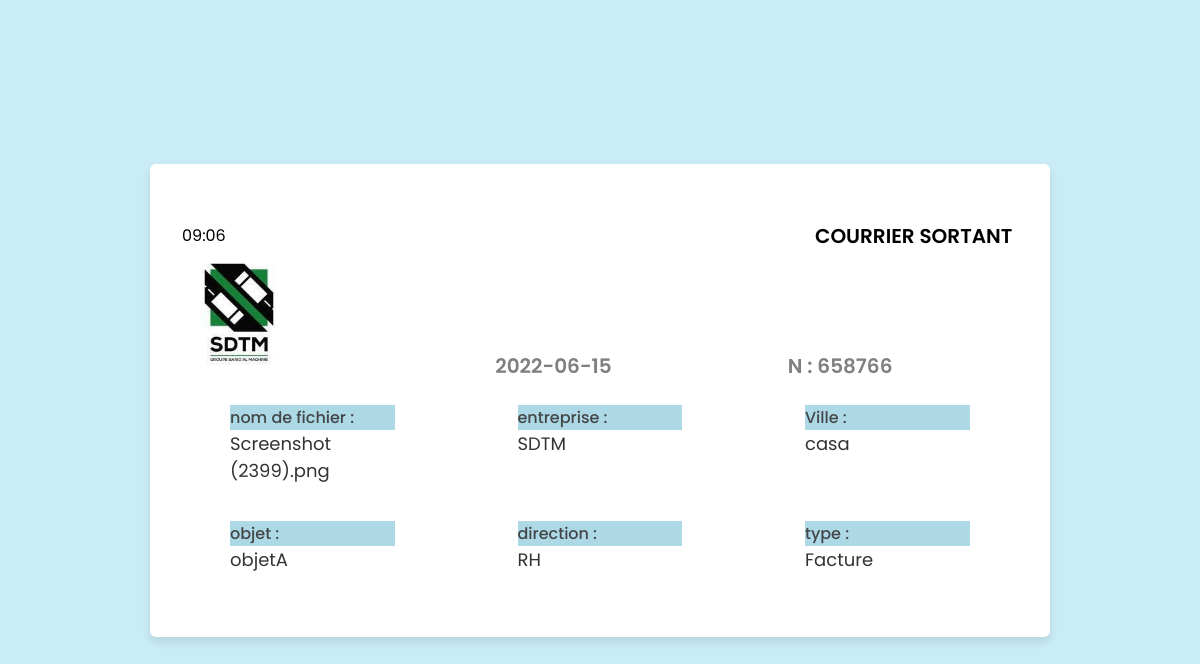
Page /app_web_final/voir2.php?fileid=17 on the committed database.
### tables this page shows
CREATE TABLE `cr_sortant` (
  `id` int(11) NOT NULL,
  `name` varchar(300) NOT NULL,
  `entreprise` varchar(70) NOT NULL,
  `date` datetime NOT NULL,
  `dest_direc` varchar(70) NOT NULL,
  `ville_ent` varchar(255) NOT NULL,
  `objet_ent` varchar(300) NOT NULL,
  `nbr_cour` int(11) NOT NULL,
  `type_ent` varchar(255) NOT NULL,
  `numero` int(20) NOT NULL,
  `comment` text NOT NULL
);

CREATE TABLE `entreprise` (
  `ent_id` int(11) NOT NULL,
  `ent_name` varchar(255) NOT NULL,
  `ent_detail` text NOT NULL,
  `image` varchar(255) NOT NULL
);

### app_web_final/voir2.php (the view, shortened to what this page needs)
<?php
include "config.php";
$id=$_GET['fileid'];
$query=mysqli_query($conn,"select * from  cr_sortant where id =$id")or die(mysqli_error($conn));
						$row=mysqli_fetch_assoc($query);
							$name=$row['name'];
							$entreprise=$row['entreprise'];
							$date=$row['date'];
                            $ville_ent=$row['ville_ent'];
                            $numero=$row['numero'];
                            $objet_ent=$row['objet_ent'];
                            $dest_direc=$row['dest_direc'];
                            $type_ent=$row['type_ent'];
                            $date1 = new DateTime($date);
                            $result1 = $date1->format('Y-m-d');
                            $result2 = $date1->format('H:m');
?>
<!DOCTYPE html>
<html lang="en">
<head>
    <link rel="stylesheet" href="style.css">
    <link rel="stylesheet" href="https://unicons.iconscout.com/release/v4.0.0/css/line.css">
</head>
<body>
    <div class="container">
<table>
    <td><?php
    echo $result2;  ?></td>
    <td>    </td>
    <td class="mm">COURRIER SORTANT</td>
</table>
        <header><?php
         $select = mysqli_query($conn, "SELECT * FROM `entreprise` WHERE ent_name = '$entreprise'") or die('query failed');
      if(mysqli_num_rows($select) > 0){
         $fetch = mysqli_fetch_assoc($select);
      }
      if($fetch['image'] == ''){
        echo '<img width="120px" src="images/logo.png">';
      }else{
         echo '<img width="120px" src="uploaded_img/'.$fetch['image'].'">';
      }
        ?>  &nbsp &nbsp &nbsp &nbsp  &nbsp &nbsp &nbsp &nbsp &nbsp  &nbsp  &nbsp &nbsp &nbsp &nbsp  &nbsp &nbsp  &nbsp &nbsp &nbsp &nbsp
        <?php
        echo   '<span style="color:gray">'."". $result1.'</span>';
        ?>  &nbsp &nbsp  &nbsp &nbsp  &nbsp &nbsp &nbsp &nbsp &nbsp &nbsp  &nbsp &nbsp &nbsp &nbsp   &nbsp &nbsp &nbsp   &nbsp  <?php echo '<span style="color:gray">'.'N : '. $numero.'</span>'; ?></header>
        <form action="#">
            <div class="form first">
                <div class="details personal">
                    <div class="fields">
                        <div class="input-field">
                            <label>nom de fichier :</label>
                            <?php  echo '<span class="st">'. $name.'</span>'; ?>
                        </div>
                        <div class="input-field">
                            <label>entreprise :</label>
                            <?php echo '<span class="st">'. $entreprise .'</span>'; ?>
                        </div>
                        <div class="input-field">
                            <label> Ville :</label>
                            <?php echo '<span class="st">'. $ville_ent .'</span>'; ?>
                        </div>
                        <div class="input-field">
                            <label> objet :</label>
                            <?php echo '<span class="st">'. $objet_ent .'</span>'; ?>
                        </div>
                        <div class="input-field">
                            <label> direction :</label>
                            <?php echo '<span class="st">'.  $dest_direc .'</span>'; ?>
                        </div>
                        <div class="input-field">
                            <label>type :</label>
                             <?php echo '<span class="st">'.   $type_ent .'</span>'; ?>
                        </div>
                    </div>
                </div>
                <br><br><br>
            </div>
        </form>
    </div>
</body>
</html>

### app_web_final/css/style.css (style rules this page uses)
* { margin: 0; padding: 0; box-sizing: border-box; font-family: "Poppins" , sans-serif; }
body { min-height: 100vh; display: flex; align-items: center; justify-content: center; background: #89cffe; padding: 30px; }
.container { position: relative; max-width: 850px; width: 100%; background: #fff; padding: 40px 30px; box-shadow: 0 5px 10px rgba(0,0,0,0.2); perspective: 2700px; }

### app_web_final/voir2.php (style rules this page uses)
* { margin: 0; padding: 0; box-sizing: border-box; font-family: 'Poppins', sans-serif; }
body { min-height: 100vh; display: flex; align-items: center; justify-content: center; background: #C9ECF7; }
.container { position: relative; max-width: 900px; width: 100%; border-radius: 6px; padding: 30px; margin: 0 15px; background-color: #fff; box-shadow: 0 5px 10px rgba(0,0,0,0.1); }
.container header { position: relative; font-size: 20px; font-weight: 600; color: #333; }
.st { position: relative; font-size: 18px; }
.mm { position: relative; font-size: 20px; font-weight: 600; }
.container header::before { content: ""; position: absolute; left: 0; height: 3px; width: 27px; }
.container form { position: relative; margin-top: 16px; min-height: 210px; background-color: #fff; overflow: hidden; }
.container form .form { position: absolute; background-color: #fff; transition: 0.3s ease; }
.container form .fields { display: flex; align-items: center; justify-content: space-between; flex-wrap: wrap; }
.input-field { display: flex; width: calc(100% / 3 - 15px); flex-direction: column; margin: 4px 0; }
.input-field label { font-size: 16px; font-weight: 500; color: #434647; background-color: lightblue; }
.input-field { outline: none; font-size: 14px; font-weight: 400; color: #333; border-radius: 5px; padding: 0 50px; height: 100px; margin: 8px 0; }

### rows in the picture
cr_sortant: date "09:06", date "2022-06-15", numero "658766", name "Screenshot (2399).png", entreprise "SDTM", ville_ent "casa", objet_ent "objetA", dest_direc "RH", type_ent "Facture"
entreprise: image (picture)
